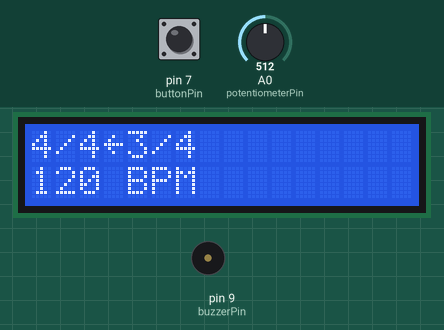
A sketch run on a simulated Arduino Uno, built with avr-gcc and run on an emulated ATmega328P. Parts: 16×2 character LCD, buzzer (waves = sounding). The inputs (shaded band) are chosen by the test bench; at power-on: pin 7 (buttonPin) HIGH, A0 (potentiometerPin) = 512.

Above: at 1.2 s.
1.3 s: pin 7 (buttonPin) pulled LOW for 0.15 s
At 1.8 s:
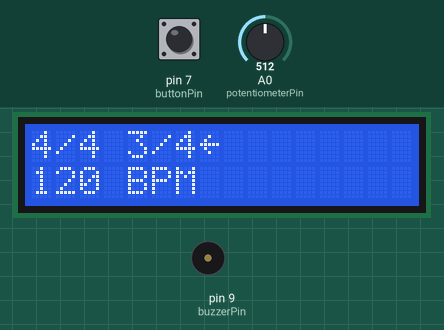
2.0 s: A0 (potentiometerPin) set to 122
At 3.3 s:
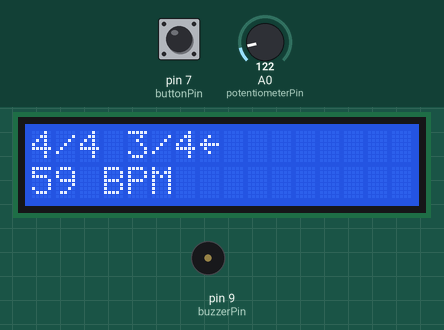
5.0 s: pin 7 (buttonPin) pulled LOW for 1 s
At 7.4 s:
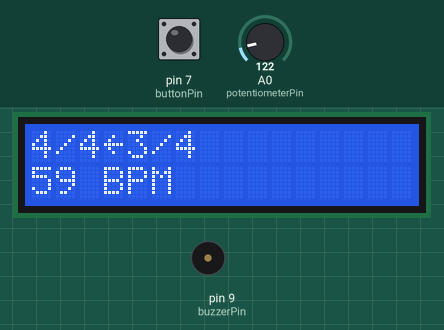
9.0 s: A0 (potentiometerPin) set to 511
At 9.5 s:
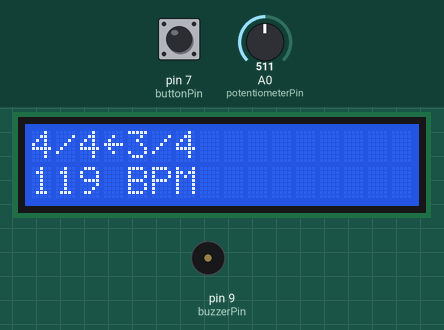
10.5 s: A0 (potentiometerPin) set to 0
At 12.3 s:
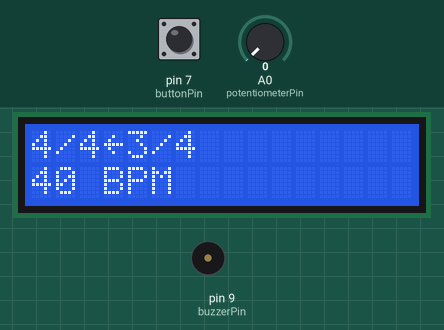
Timing chart, 0 to 13.0 s (numbered marks = the images above; inputs shaded):
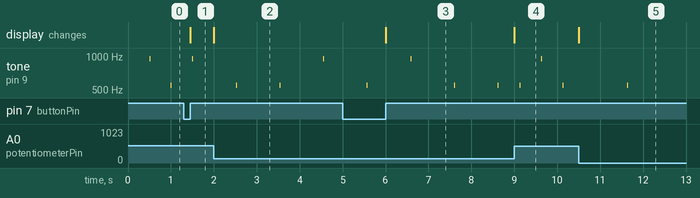

The sketch:

arduino-metronome.ino
```cpp
#include <LiquidCrystal.h>

const int rs = 12;
const int en = 11;
const int d4 = 5;
const int d5 = 4;
const int d6 = 3;
const int d7 = 2;

const int buttonPin = 7;
const int buzzerPin = 9;
const int potentiometerPin = A0;

LiquidCrystal lcd(rs, en, d4, d5, d6, d7);

const char *signatures[] = {"4/4", "3/4"};
const byte beatsPerMeasure[] = {4, 3};
const int signatureCount = sizeof(signatures) / sizeof(signatures[0]);

unsigned long lastBeatTime = 0;
int bpm = 40;
bool currentButtonState = HIGH;
byte selectedSignature = 0;
byte currentBeat = 0;

void setup() {
  lcd.begin(16, 2);
  pinMode(buttonPin, INPUT_PULLUP);

  for (int i = 0; i < signatureCount; i++) {
    lcd.print(signatures[i]);
    lcd.print(" ");
  }

  lcd.setCursor(3, 0);
  lcd.write(byte(127));
}

void loop() {
  updateTimeSignature();

  int potentiometerValue = analogRead(potentiometerPin);
  bpm = map(potentiometerValue, 0, 1023, 40, 200);

  updateTone();
  updateDisplay();
}

void updateTimeSignature() {
  bool buttonState = digitalRead(buttonPin);

  if (buttonState != currentButtonState) {
    currentButtonState = buttonState;

    // The selection changes when the button is released.
    if (currentButtonState == HIGH) {
      int previousArrowPosition = 3 + selectedSignature * 4;
      selectedSignature = (selectedSignature + 1) % signatureCount;
      int newArrowPosition = 3 + selectedSignature * 4;

      lcd.setCursor(previousArrowPosition, 0);
      lcd.print(" ");

      lcd.setCursor(newArrowPosition, 0);
      lcd.write(byte(127));

      // Restart the measure when changing the time signature.
      currentBeat = 0;
    }
  }
}

void updateDisplay() {
  lcd.setCursor(0, 1);
  lcd.print(bpm);
  lcd.print(" BPM ");
}

void updateTone() {
  unsigned long currentTime = millis();
  unsigned long beatInterval = 60000UL / bpm;

  if (currentTime - lastBeatTime >= beatInterval) {
    lastBeatTime = currentTime;

    if (currentBeat == 0) {
      tone(buzzerPin, 950, 20);
    } else {
      tone(buzzerPin, 550, 20);
    }

    currentBeat++;

    if (currentBeat >= beatsPerMeasure[selectedSignature]) {
      currentBeat = 0;
    }
  }
}
```

Measured:
- after the input at 1.3 s, the display: changes after 0.15 s (image 1)
- after the input at 2.0 s, the display: changes at once (image 2)
- after the input at 5.0 s, the display: changes after 1.0 s (image 3)
- after the input at 9.0 s, the display: changes at once (image 4)
- after the input at 10.5 s, the display: changes at once (image 5)
- by itself, tone on pin 9 (buzzerPin): plays 550 Hz for 0.02 s, 950 Hz for 0.02 s, 550 Hz for 0.02 s, 550 Hz for 0.02 s
